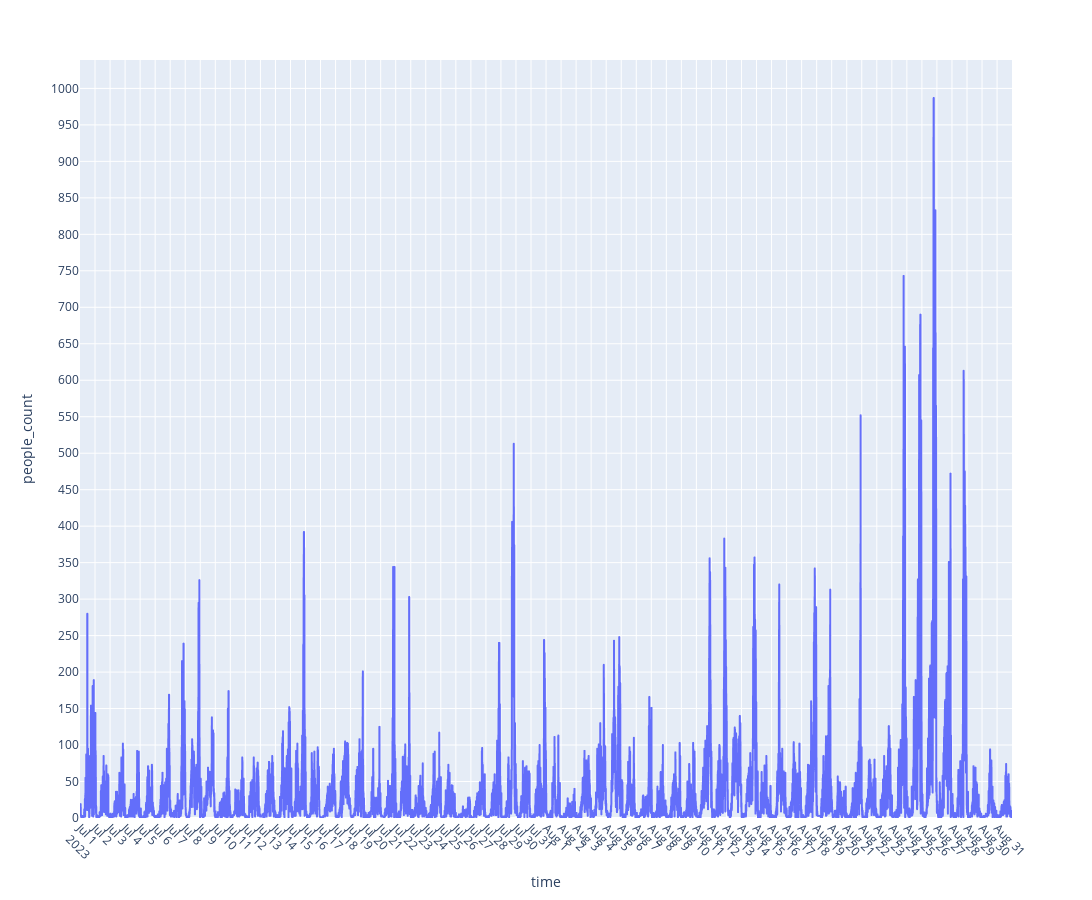

This figure's notebook cell:
### Code cell
import pandas as pd
import psycopg2 as psys
import os
import sys
import plotly.express as pt
import pytz as tz
from warnings import filterwarnings
from datetime import datetime
from meteostat import Hourly
from dotenv import load_dotenv

start = datetime(2023,7,1,00,00,00,00)
end = datetime(2023,8,31,23,59,59,59)

#10675 is Bamberg
data = Hourly(10675,start,end)
weather_data = data.fetch().reset_index()
weather_data = weather_data[['time', 'temp', 'prcp', 'coco']]

print(weather_data.columns)
filterwarnings("ignore", category=UserWarning, message='.*pandas only supports SQLAlchemy connectable.*')




load_dotenv() # take environment variables from .env.
%matplotlib inline

conn = None
def connect():
    try:
        print('Connecting…')
        conn = psys.connect(
            host=os.environ['DB_HOST'],
            database=os.environ['DB_NAME'],
            user=os.environ['DB_USERNAME'],
            password=os.environ['DB_PASSWORD'])
    except (Exception, psys.DatabaseError) as error:
       print(error)
       sys.exit(1)
    print('All good, Connection successful!')
    return conn

conn = connect()
cur = conn.cursor()
query_one = f"""SELECT to_timestamp(floor((extract('epoch' from epocutc)/600))*600)
AT TIME ZONE 'UTC' as time, COUNT(DISTINCT mac_address) as people_count
FROM testschemadb.flowtrack_raw
WHERE zone = 'bz2453'
AND epocutc >= '2023-07-01 00:00:00' AND epocutc <= '2023-08-31 23:59:59'
GROUP BY time;
"""
#600 is 10 minutes in seconds. 
#The idea is to convert timestamp to epoch, divide by interval desired in minutes then round to get the desired interval

crowd_data = pd.read_sql_query(query_one,con=conn)

# Timezone Conversion UTC-->CET
# cet_timezone = tz.timezone('CET')
# crowd_data['time'] = crowd_data['time'].dt.tz_localize('UTC').dt.tz_convert(cet_timezone)
# weather_data['time'] = weather_data['time'].dt.tz_localize('UTC').dt.tz_convert(cet_timezone)

print(crowd_data.columns)

# Convert 'time' to datetime and set it as the index
weather_data['time'] = pd.to_datetime(weather_data['time'])
weather_data.set_index('time', inplace=True)

# Resample the hourly data into 10-minute intervals and use the 'ffill' method to fill missing values
data_resampled = weather_data.resample('10T').first().ffill()


# Create a time range with 10-minute intervals for the entire month of August
time_range = pd.date_range(start, end, freq='10T')

# Create a DataFrame with the time range and merge it with the resampled data
result = pd.DataFrame({'time': time_range})
merged_data = pd.merge(data_resampled, crowd_data, on='time', how='outer').bfill()
merged_data = merged_data.ffill()
# Display the result
print(merged_data)
merged_data.to_csv('merged_data.csv')




fig = pt.line(data_frame=merged_data,x='time',y='people_count',width=2400,height=900)
fig.update_yaxes(rangemode='tozero',showspikes=True)
fig.update_xaxes(tickangle=45)
fig.update_layout(
    yaxis=dict(tickmode='linear',dtick=50),
    xaxis=dict(tickmode='linear',tick0='2023-07-01'),
    hoverlabel=dict(
        bgcolor="white",
        font_size=16,
        font_family="Rockwell"
    )
)
fig.show()

### Figure 1 — Plotly figure (JSON) as saved in the notebook; plotly's stock layout.template omitted (floating-point values rounded to 4 significant figures; data arrays with more than 128 entries replaced by an {"elided": "..."} marker saying what was removed)
{"data": [{"hovertemplate": "time=%{x}<br>people_count=%{y}<extra></extra>", "legendgroup": "", "line": {"color": "#636efa", "dash": "solid"}, "marker": {"symbol": "circle"}, "mode": "lines", "name": "", "showlegend": false, "type": "scattergl", "x": {"elided": "8928 str values"}, "xaxis": "x", "y": {"elided": "8928 int values"}, "yaxis": "y"}], "layout": {"height": 900, "hoverlabel": {"bgcolor": "white", "font": {"family": "Rockwell", "size": 16}}, "legend": {"tracegroupgap": 0}, "margin": {"t": 60}, "width": 2400, "xaxis": {"anchor": "y", "domain": [0, 1], "tick0": "2023-07-01", "tickangle": 45, "tickmode": "linear", "title": {"text": "time"}}, "yaxis": {"anchor": "x", "domain": [0, 1], "dtick": 50, "rangemode": "tozero", "showspikes": true, "tickmode": "linear", "title": {"text": "people_count"}}}}
